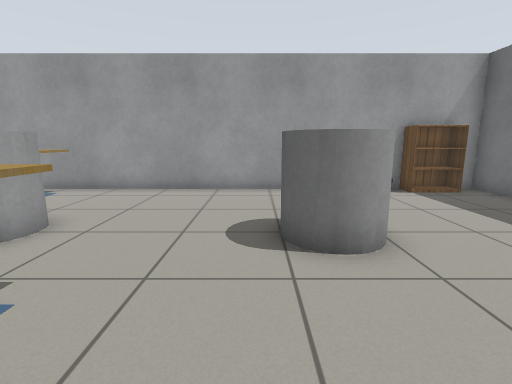
[1] (above)

16 first-person views from a walk through a robot-simulator world made for Gazebo. The camera is 0.9 m above the floor, tilts 10° down and sees 85° across. Floor lines are 1 m apart. The floor is counted in squares, 0.5 m on a side. Each view is taken from the middle of a square. On the plan, view 1 faces up. The plan holds only what a view shows up to about 15 squares ahead; the rest is blank. Simple patterns stand in for the simulator's built-in surfaces.

[2]
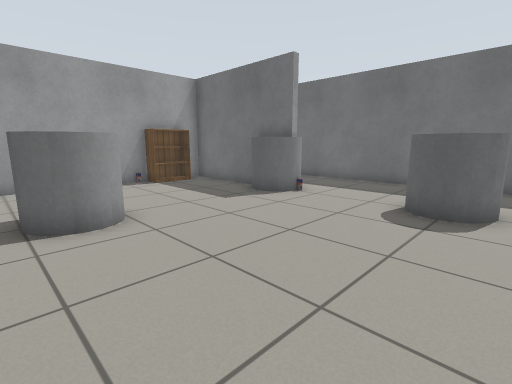

[3]
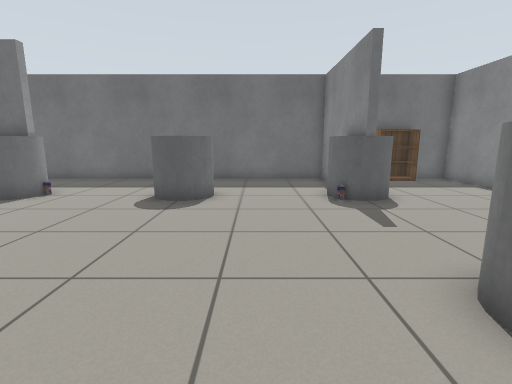

[4]
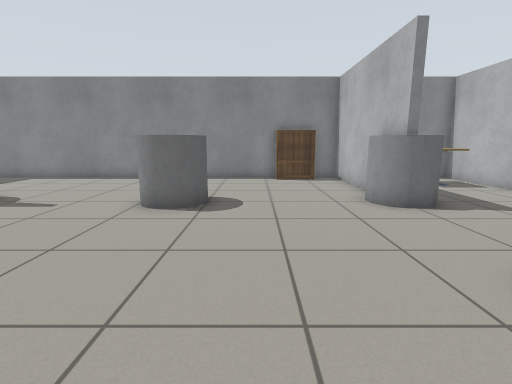

[5]
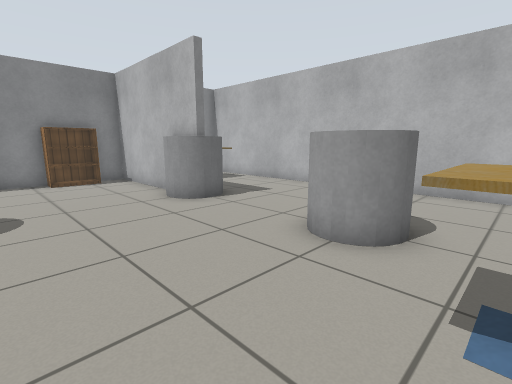

[6]
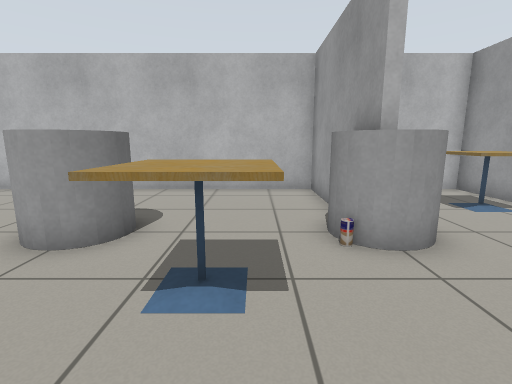

[7]
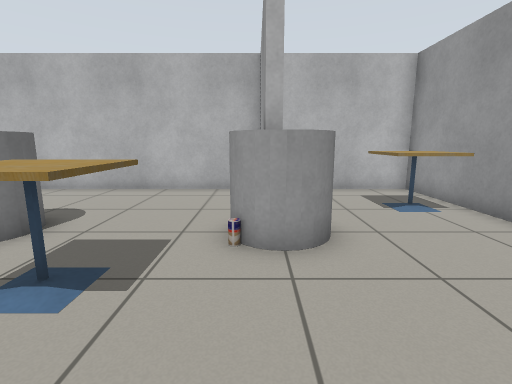

[8]
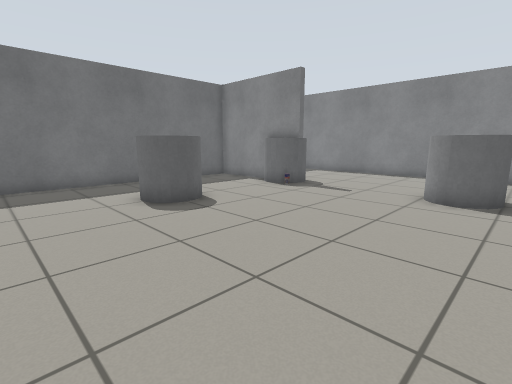

[9]
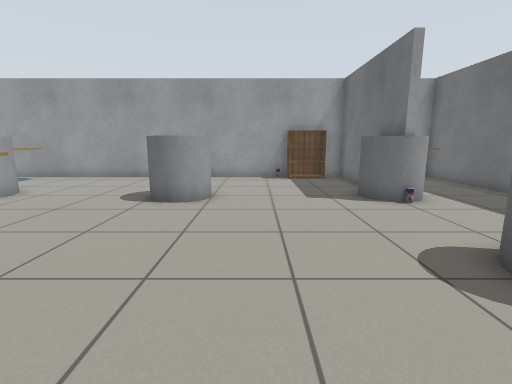

[10]
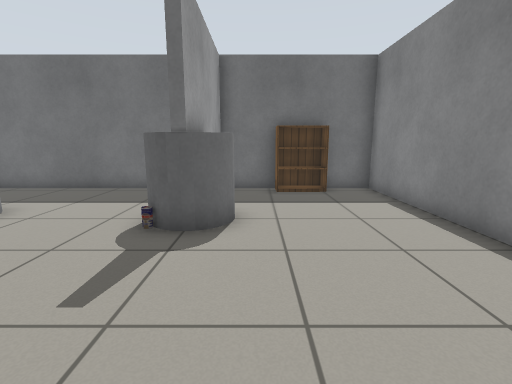

[11]
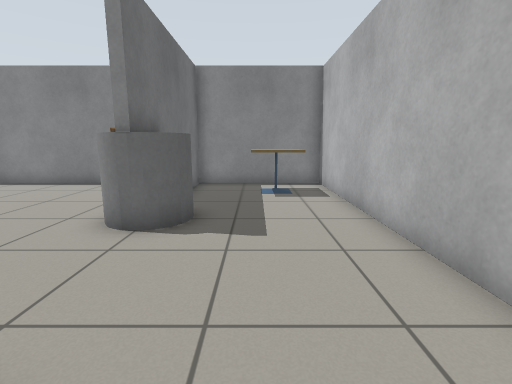

[12]
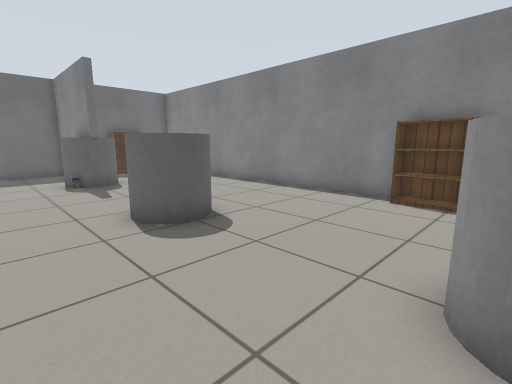

[13]
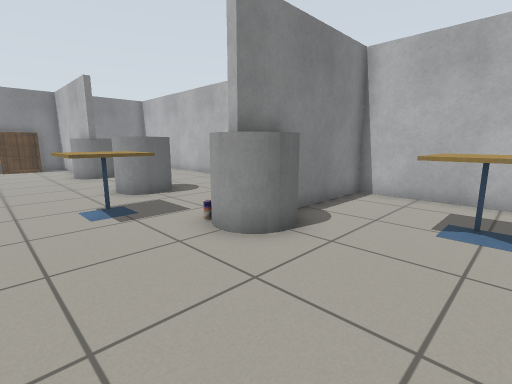

[14]
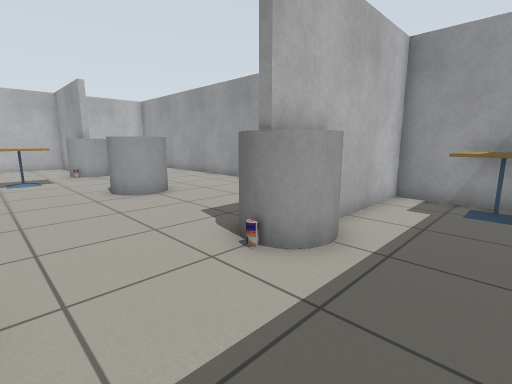

[15]
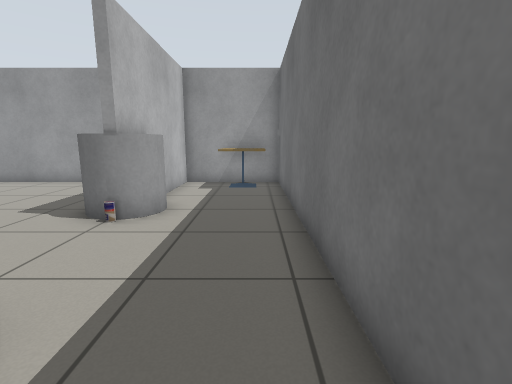

[16]
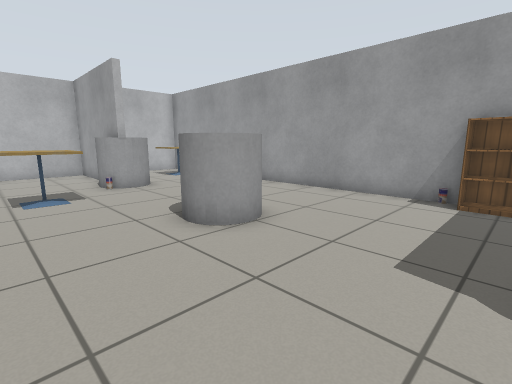

### Floor plan
Points are (right, up) in squares from view 1. A wall is a line through its corners. A room is listed if a view was taken in it or the views show most of it. See-through windows are left out.
Room 1 (views 1, 2, 3, 4, 5, 6, 7, 8, 9, 10, 11, 12, 13, 14, 15, 16)
walls: (-5.1, -7.4) (-5.1, -12.5) (13, -12.5) (13, -6.6) (9.6, -6.6); (-6.4, 5.2) (-10.9, 5.2) (-10.9, -12.5) (-5.4, -12.5) (-5.4, -7.4); (9.4, -6.3) (13, -6.3) (13, 10.9) (8.8, 10.9) (8.8, 6.4); (8.5, 6.4) (8.5, 10.9) (-10.9, 10.9) (-10.9, 5.5) (-6.4, 5.5)
objects: cafe table (-9, -11) to (-8, -10); cafe table (-8, 9) to (-7, 10); grey cylinder (-6, -7) to (-5, -6); grey cylinder (-6, -1) to (-5, 0); grey cylinder (-6, 5) to (-5, 6); drink can (-5, 5); bookshelf (-4, -12) to (-2, -12); cafe table (-4, 2) to (-3, 3); grey cylinder (1, -7) to (2, -6); grey cylinder (1, 5) to (2, 6); other object (5, 11); bookshelf (6, 10) to (7, 10); grey cylinder (8, -7) to (9, -6); drink can (8, -6); grey cylinder (8, -1) to (9, 0); grey cylinder (8, 5) to (9, 6); drink can (9, 4); cafe table (11, 9) to (12, 10); bookshelf (12, -10) to (13, -9)

Where each view was taken, in squares from view 1:
view 1: 0 up, 0 right, facing up
view 2: 2 down, 0 right, facing up-right
view 3: 3 down, 1 left, facing right
view 4: 2 up, 1 left, facing down
view 5: 2 up, 0 right, facing down-left
view 6: 3 up, 0 right, facing left
view 7: 5 up, 0 right, facing left
view 8: 4 up, 0 right, facing down-right
view 9: 4 down, 4 right, facing up
view 10: 8 down, 2 right, facing right
view 11: 0 up, 8 left, facing down
view 12: 3 down, 5 left, facing down-right
view 13: 10 up, 1 left, facing down-left
view 14: 1 up, 12 right, facing up-left
view 15: 2 down, 12 right, facing up
view 16: 1 up, 7 right, facing up-left
